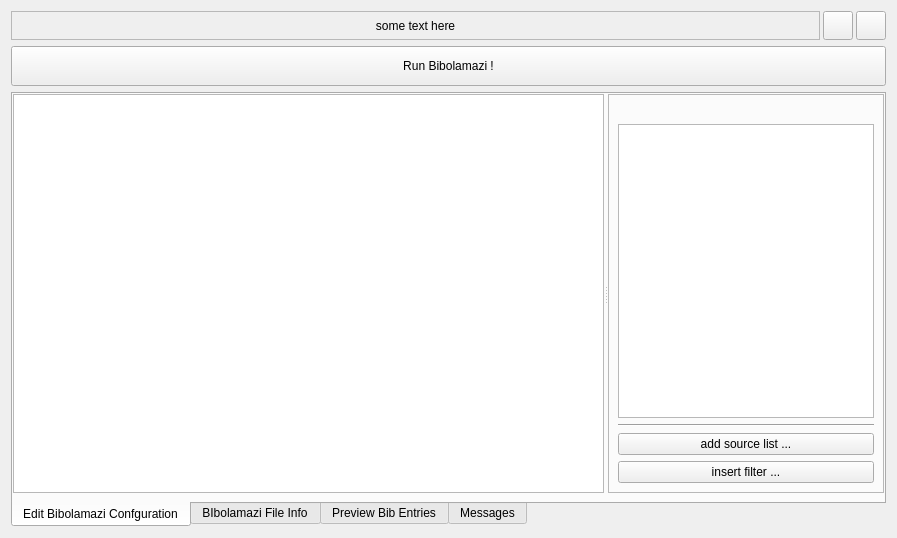
<?xml version="1.0" encoding="UTF-8"?>
<ui version="4.0">
 <class>OpenBibFile</class>
 <widget class="QWidget" name="OpenBibFile">
  <property name="geometry">
   <rect>
    <x>0</x>
    <y>0</y>
    <width>897</width>
    <height>538</height>
   </rect>
  </property>
  <layout class="QGridLayout" name="lyt">
   <item row="1" column="0">
    <widget class="QPushButton" name="btnGo">
     <property name="minimumSize">
      <size>
       <width>0</width>
       <height>40</height>
      </size>
     </property>
     <property name="text">
      <string>Run Bibolamazi !</string>
     </property>
     <property name="icon">
      <iconset resource="bibolamazi_res.qrc">
       <normaloff>:/pic/ok.png</normaloff>:/pic/ok.png</iconset>
     </property>
    </widget>
   </item>
   <item row="2" column="0">
    <widget class="QTabWidget" name="tabs">
     <property name="tabPosition">
      <enum>QTabWidget::South</enum>
     </property>
     <property name="currentIndex">
      <number>0</number>
     </property>
     <widget class="QWidget" name="pageConfig">
      <attribute name="title">
       <string>Edit Bibolamazi Confguration</string>
      </attribute>
      <layout class="QVBoxLayout" name="verticalLayout_2">
       <property name="spacing">
        <number>3</number>
       </property>
       <property name="leftMargin">
        <number>0</number>
       </property>
       <property name="topMargin">
        <number>0</number>
       </property>
       <property name="rightMargin">
        <number>0</number>
       </property>
       <property name="bottomMargin">
        <number>8</number>
       </property>
       <item>
        <widget class="QSplitter" name="splitEditConfig">
         <property name="orientation">
          <enum>Qt::Horizontal</enum>
         </property>
         <widget class="QTextEdit" name="txtConfig">
          <property name="sizePolicy">
           <sizepolicy hsizetype="Expanding" vsizetype="Expanding">
            <horstretch>9</horstretch>
            <verstretch>0</verstretch>
           </sizepolicy>
          </property>
          <property name="font">
           <font>
            <family>Courier 10 Pitch</family>
           </font>
          </property>
          <property name="acceptRichText">
           <bool>false</bool>
          </property>
         </widget>
         <widget class="QStackedWidget" name="stackEditTools">
          <property name="frameShape">
           <enum>QFrame::StyledPanel</enum>
          </property>
          <property name="frameShadow">
           <enum>QFrame::Raised</enum>
          </property>
          <property name="currentIndex">
           <number>0</number>
          </property>
          <widget class="QWidget" name="toolspageBase">
           <layout class="QVBoxLayout" name="verticalLayout_3">
            <item>
             <widget class="QLabel" name="lblFavorites">
              <property name="pixmap">
               <pixmap resource="bibolamazi_res.qrc">:/pic/bookmark.png</pixmap>
              </property>
              <property name="alignment">
               <set>Qt::AlignCenter</set>
              </property>
              <property name="textInteractionFlags">
               <set>Qt::NoTextInteraction</set>
              </property>
             </widget>
            </item>
            <item>
             <widget class="QTreeView" name="treeFavorites">
              <property name="font">
               <font>
                <italic>true</italic>
               </font>
              </property>
              <property name="dragDropMode">
               <enum>QAbstractItemView::InternalMove</enum>
              </property>
              <property name="rootIsDecorated">
               <bool>false</bool>
              </property>
              <attribute name="headerVisible">
               <bool>false</bool>
              </attribute>
             </widget>
            </item>
            <item>
             <widget class="Line" name="line">
              <property name="orientation">
               <enum>Qt::Horizontal</enum>
              </property>
             </widget>
            </item>
            <item>
             <widget class="QPushButton" name="btnAddSourceList">
              <property name="text">
               <string>add source list ...</string>
              </property>
             </widget>
            </item>
            <item>
             <widget class="QPushButton" name="btnAddFilter">
              <property name="text">
               <string>insert filter ...</string>
              </property>
             </widget>
            </item>
           </layout>
          </widget>
          <widget class="QWidget" name="toolspageSource">
           <layout class="QVBoxLayout" name="verticalLayout_4">
            <property name="margin">
             <number>0</number>
            </property>
            <item>
             <widget class="SourceListEditor" name="sourceListEditor" native="true"/>
            </item>
           </layout>
          </widget>
          <widget class="QWidget" name="toolspageFilter">
           <layout class="QVBoxLayout" name="verticalLayout_5">
            <property name="margin">
             <number>0</number>
            </property>
            <item>
             <widget class="FilterInstanceEditor" name="filterInstanceEditor" native="true"/>
            </item>
           </layout>
          </widget>
         </widget>
        </widget>
       </item>
      </layout>
     </widget>
     <widget class="QWidget" name="pageInfo">
      <attribute name="title">
       <string>BIbolamazi File Info</string>
      </attribute>
      <layout class="QVBoxLayout" name="verticalLayout">
       <property name="leftMargin">
        <number>0</number>
       </property>
       <property name="topMargin">
        <number>0</number>
       </property>
       <property name="rightMargin">
        <number>0</number>
       </property>
       <property name="bottomMargin">
        <number>8</number>
       </property>
       <item>
        <widget class="QTextBrowser" name="txtInfo">
         <property name="tabChangesFocus">
          <bool>true</bool>
         </property>
         <property name="html">
          <string>&lt;!DOCTYPE HTML PUBLIC &quot;-//W3C//DTD HTML 4.0//EN&quot; &quot;http://www.w3.org/TR/REC-html40/strict.dtd&quot;&gt;
&lt;html&gt;&lt;head&gt;&lt;meta name=&quot;qrichtext&quot; content=&quot;1&quot; /&gt;&lt;style type=&quot;text/css&quot;&gt;
p, li { white-space: pre-wrap; }
&lt;/style&gt;&lt;/head&gt;&lt;body style=&quot; font-family:'Lucida Grande'; font-size:13pt; font-weight:400; font-style:normal;&quot;&gt;
&lt;p align=&quot;center&quot; style=&quot; margin-top:20px; margin-bottom:0px; margin-left:0px; margin-right:0px; -qt-block-indent:0; text-indent:0px;&quot;&gt;&lt;span style=&quot; font-style:italic; color:#b1311d;&quot;&gt;&amp;lt;no file open&amp;gt;&lt;/span&gt;&lt;/p&gt;&lt;/body&gt;&lt;/html&gt;</string>
         </property>
         <property name="openLinks">
          <bool>false</bool>
         </property>
        </widget>
       </item>
      </layout>
     </widget>
     <widget class="QWidget" name="pageBibEntries">
      <attribute name="title">
       <string>Preview Bib Entries</string>
      </attribute>
      <layout class="QGridLayout" name="gridLayout_2">
       <property name="leftMargin">
        <number>0</number>
       </property>
       <property name="topMargin">
        <number>0</number>
       </property>
       <property name="rightMargin">
        <number>0</number>
       </property>
       <property name="bottomMargin">
        <number>8</number>
       </property>
       <item row="0" column="0">
        <widget class="QTextBrowser" name="txtBibEntries">
         <property name="font">
          <font>
           <family>Courier 10 Pitch</family>
          </font>
         </property>
         <property name="tabChangesFocus">
          <bool>true</bool>
         </property>
         <property name="openLinks">
          <bool>false</bool>
         </property>
        </widget>
       </item>
      </layout>
     </widget>
     <widget class="QWidget" name="pageLog">
      <attribute name="title">
       <string>Messages</string>
      </attribute>
      <layout class="QGridLayout" name="gridLayout">
       <property name="leftMargin">
        <number>0</number>
       </property>
       <property name="topMargin">
        <number>0</number>
       </property>
       <property name="rightMargin">
        <number>0</number>
       </property>
       <property name="bottomMargin">
        <number>8</number>
       </property>
       <item row="0" column="0" colspan="2">
        <widget class="QTextBrowser" name="txtLog">
         <property name="font">
          <font>
           <family>Courier 10 Pitch</family>
          </font>
         </property>
         <property name="tabChangesFocus">
          <bool>true</bool>
         </property>
         <property name="html">
          <string notr="true">&lt;!DOCTYPE HTML PUBLIC &quot;-//W3C//DTD HTML 4.0//EN&quot; &quot;http://www.w3.org/TR/REC-html40/strict.dtd&quot;&gt;
&lt;html&gt;&lt;head&gt;&lt;meta name=&quot;qrichtext&quot; content=&quot;1&quot; /&gt;&lt;style type=&quot;text/css&quot;&gt;
p, li { white-space: pre-wrap; }
&lt;/style&gt;&lt;/head&gt;&lt;body style=&quot; font-family:'Courier 10 Pitch'; font-size:13pt; font-weight:400; font-style:normal;&quot;&gt;
&lt;p style=&quot;-qt-paragraph-type:empty; margin-top:0px; margin-bottom:0px; margin-left:0px; margin-right:0px; -qt-block-indent:0; text-indent:0px;&quot;&gt;&lt;/p&gt;&lt;/body&gt;&lt;/html&gt;</string>
         </property>
         <property name="acceptRichText">
          <bool>false</bool>
         </property>
        </widget>
       </item>
       <item row="1" column="0">
        <widget class="QLabel" name="lblVerbosity">
         <property name="text">
          <string>Log verbosity level (for next run):</string>
         </property>
        </widget>
       </item>
       <item row="1" column="1">
        <widget class="QComboBox" name="cbxVerbosity">
         <property name="currentIndex">
          <number>1</number>
         </property>
         <item>
          <property name="text">
           <string>Quiet</string>
          </property>
         </item>
         <item>
          <property name="text">
           <string>Information</string>
          </property>
         </item>
         <item>
          <property name="text">
           <string>Verbose</string>
          </property>
         </item>
         <item>
          <property name="text">
           <string>Very Verbose (for debugging)</string>
          </property>
         </item>
        </widget>
       </item>
      </layout>
     </widget>
    </widget>
   </item>
   <item row="0" column="0">
    <widget class="QWidget" name="wHead" native="true">
     <property name="sizePolicy">
      <sizepolicy hsizetype="Preferred" vsizetype="Fixed">
       <horstretch>0</horstretch>
       <verstretch>0</verstretch>
      </sizepolicy>
     </property>
     <layout class="QHBoxLayout" name="horizontalLayout">
      <property name="spacing">
       <number>3</number>
      </property>
      <property name="margin">
       <number>0</number>
      </property>
      <item>
       <widget class="QLabel" name="lblFileName">
        <property name="sizePolicy">
         <sizepolicy hsizetype="Preferred" vsizetype="Preferred">
          <horstretch>0</horstretch>
          <verstretch>0</verstretch>
         </sizepolicy>
        </property>
        <property name="frameShape">
         <enum>QFrame::StyledPanel</enum>
        </property>
        <property name="frameShadow">
         <enum>QFrame::Sunken</enum>
        </property>
        <property name="midLineWidth">
         <number>1</number>
        </property>
        <property name="text">
         <string>some text here</string>
        </property>
        <property name="textFormat">
         <enum>Qt::PlainText</enum>
        </property>
        <property name="alignment">
         <set>Qt::AlignCenter</set>
        </property>
       </widget>
      </item>
      <item>
       <widget class="QToolButton" name="btnRefresh">
        <property name="icon">
         <iconset resource="bibolamazi_res.qrc">
          <normaloff>:/pic/refresh.png</normaloff>:/pic/refresh.png</iconset>
        </property>
        <property name="iconSize">
         <size>
          <width>22</width>
          <height>22</height>
         </size>
        </property>
       </widget>
      </item>
      <item>
       <widget class="QToolButton" name="btnSave">
        <property name="icon">
         <iconset resource="bibolamazi_res.qrc">
          <normaloff>:/pic/save.png</normaloff>:/pic/save.png</iconset>
        </property>
        <property name="iconSize">
         <size>
          <width>22</width>
          <height>22</height>
         </size>
        </property>
       </widget>
      </item>
     </layout>
    </widget>
   </item>
  </layout>
 </widget>
 <customwidgets>
  <customwidget>
   <class>SourceListEditor</class>
   <extends>QWidget</extends>
   <header>sourcelisteditor.h</header>
   <container>1</container>
  </customwidget>
  <customwidget>
   <class>FilterInstanceEditor</class>
   <extends>QWidget</extends>
   <header>filterinstanceeditor.h</header>
   <container>1</container>
  </customwidget>
 </customwidgets>
 <resources>
  <include location="bibolamazi_res.qrc"/>
 </resources>
 <connections/>
</ui>
